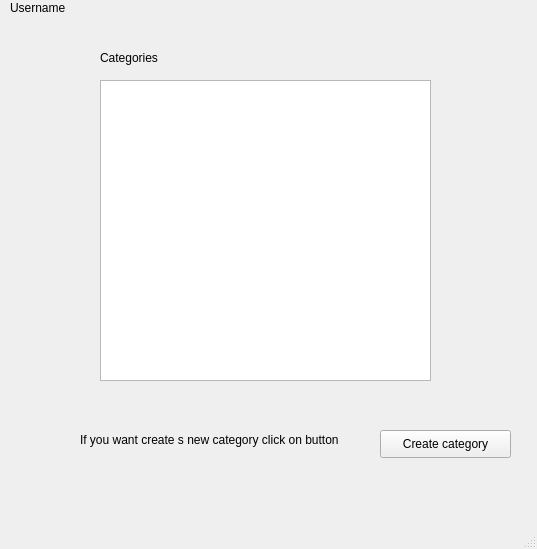
<?xml version="1.0" encoding="UTF-8"?>
<ui version="4.0">
 <class>MainWindow</class>
 <widget class="QMainWindow" name="MainWindow">
  <property name="geometry">
   <rect>
    <x>0</x>
    <y>0</y>
    <width>537</width>
    <height>549</height>
   </rect>
  </property>
  <property name="windowTitle">
   <string>MainWindow</string>
  </property>
  <widget class="QWidget" name="centralwidget">
   <widget class="QListView" name="Categories">
    <property name="geometry">
     <rect>
      <x>100</x>
      <y>80</y>
      <width>331</width>
      <height>301</height>
     </rect>
    </property>
   </widget>
   <widget class="QPushButton" name="pushButton">
    <property name="geometry">
     <rect>
      <x>380</x>
      <y>430</y>
      <width>131</width>
      <height>28</height>
     </rect>
    </property>
    <property name="text">
     <string>Create category</string>
    </property>
   </widget>
   <widget class="QLabel" name="label">
    <property name="geometry">
     <rect>
      <x>80</x>
      <y>430</y>
      <width>281</width>
      <height>20</height>
     </rect>
    </property>
    <property name="text">
     <string>If you want create s new category click on button</string>
    </property>
   </widget>
   <widget class="QLabel" name="label_2">
    <property name="geometry">
     <rect>
      <x>100</x>
      <y>50</y>
      <width>71</width>
      <height>16</height>
     </rect>
    </property>
    <property name="text">
     <string>Categories</string>
    </property>
   </widget>
   <widget class="QLabel" name="label_3">
    <property name="geometry">
     <rect>
      <x>10</x>
      <y>0</y>
      <width>81</width>
      <height>16</height>
     </rect>
    </property>
    <property name="text">
     <string>Username</string>
    </property>
   </widget>
  </widget>
  <widget class="QMenuBar" name="menubar">
   <property name="geometry">
    <rect>
     <x>0</x>
     <y>0</y>
     <width>537</width>
     <height>26</height>
    </rect>
   </property>
  </widget>
  <widget class="QStatusBar" name="statusbar"/>
 </widget>
 <resources/>
 <connections/>
</ui>
